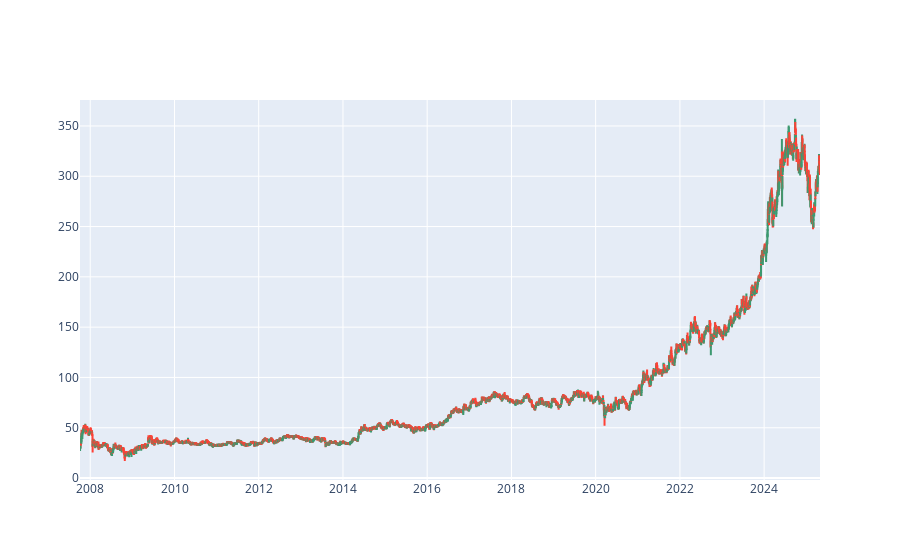

Write notebook code for a chart like this one.
### Code cell
#Candlestick plot - for stock price movements
import plotly.graph_objects as go 

fig = go.Figure(data=[go.Candlestick(x = data01['Date'], open = data01['Open'],
                                     high = data01['High'],
                                     low = data01['Low'],
                                     close = data01['Close'])])
fig.update_layout(xaxis_rangeslider_visible=False)
fig.show()

### Figure 1 — Plotly figure (JSON) as saved in the notebook; plotly's stock layout.template omitted (floating-point values rounded to 4 significant figures; data arrays with more than 128 entries replaced by an {"elided": "..."} marker saying what was removed)
{"data": [{"close": {"elided": "4329 str values"}, "high": {"elided": "4329 str values"}, "low": {"elided": "4329 str values"}, "open": {"elided": "4329 str values"}, "type": "candlestick", "x": {"elided": "4329 str values"}}], "layout": {"xaxis": {"rangeslider": {"visible": false}}}}
